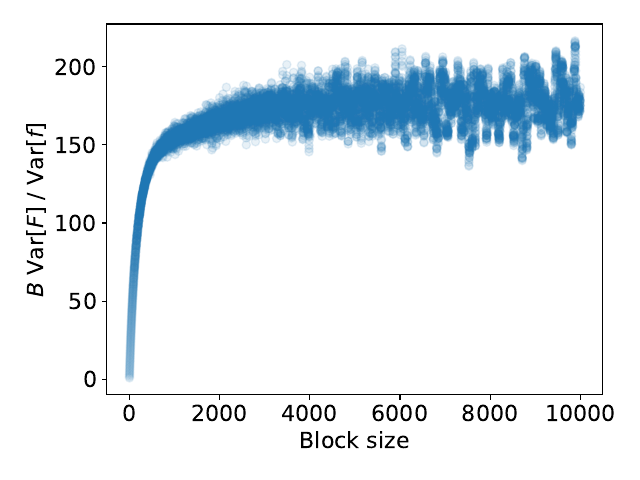

Here is the Python script that generated this plot:
import numpy as np
import matplotlib as mpl
from matplotlib import pyplot as plt
import struct

### for plotting nice plots ###
width = 6
height = width / 1.5
fsize = 16
font = {'size': fsize}
mpl.rc('font', **font)
mpl.rc('xtick', labelsize=fsize)
mpl.rc('ytick', labelsize=fsize)
mpl.rc('text', usetex=False)

### read binary files generated by C ###
s_from_block_average = np.fromfile('s_from_block_average_task4.bin')

### plot mean_squared_displacements(t) ###
fig, ax = plt.subplots()
ax.plot(s_from_block_average, 'o', alpha=0.1)
ax.set_xlabel(r'Block size')
ax.set_ylabel(r'$B$ Var[$F$] / Var[$f$]')

### legend & save file ###
plt.tight_layout()
filename = f'plot_task4.pdf'
plt.savefig(filename)
plt.show()
